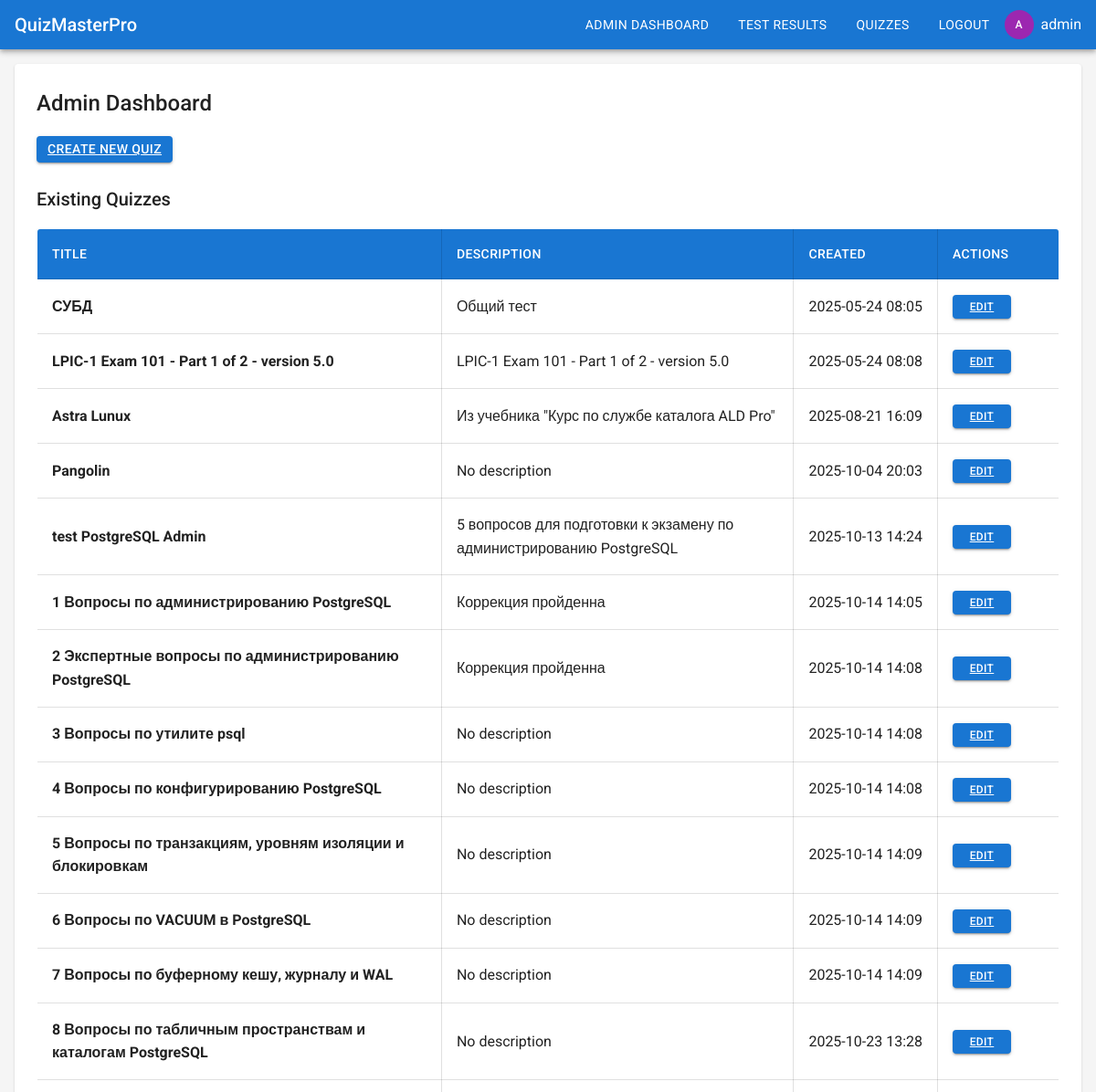
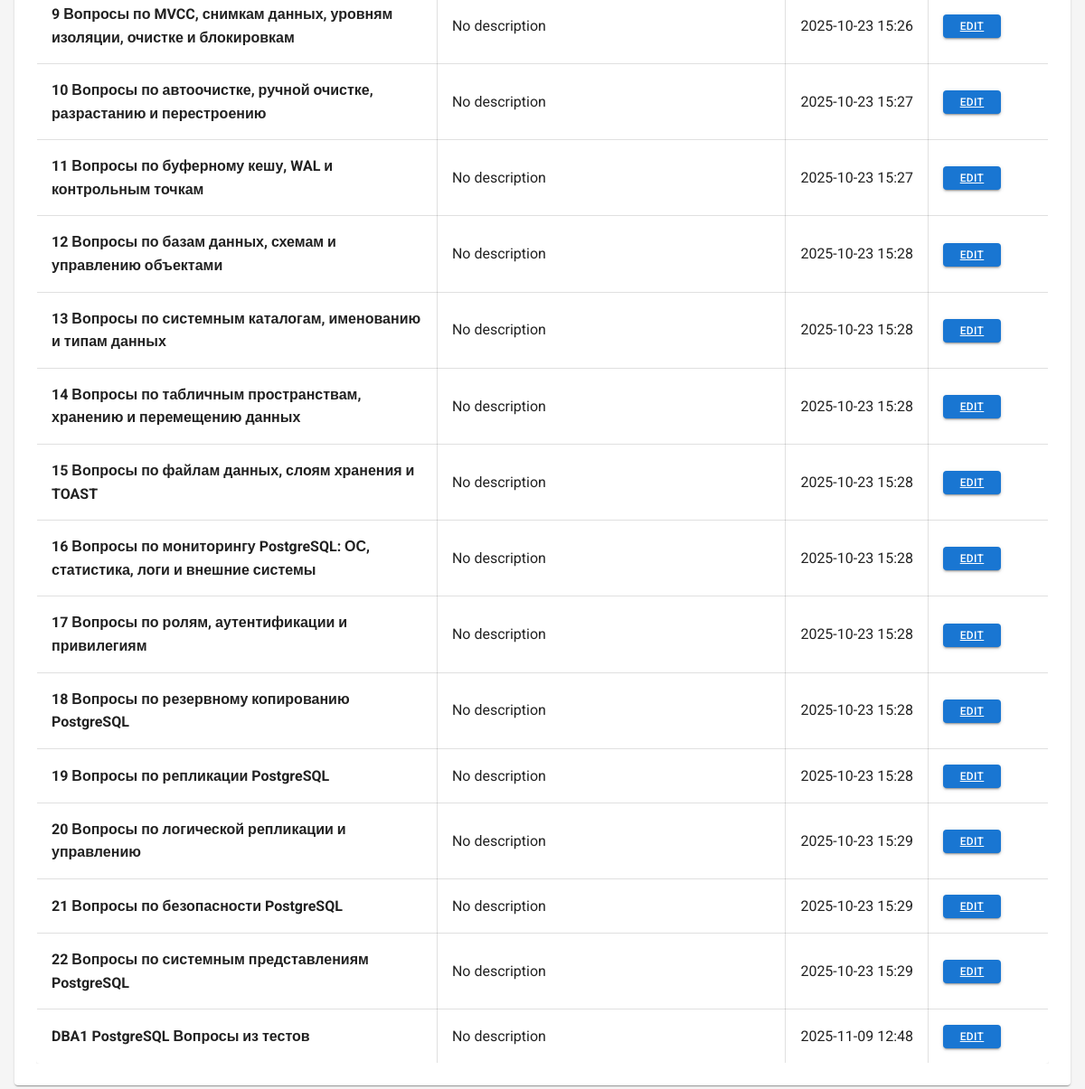
The page /admin (signed in) on the database its author committed (2 pictures, top to bottom).
### app/models.py (models this page shows, shortened)
class User(db.Model, UserMixin):
    id = db.Column(db.Integer, primary_key=True)
    username = db.Column(db.String(64), index=True, unique=True)
    password_hash = db.Column(db.String(128))
    is_admin = db.Column(db.Boolean, default=False)
    created_at = db.Column(db.DateTime, default=datetime.utcnow)

class Quiz(db.Model):
    id = db.Column(db.Integer, primary_key=True)
    title = db.Column(db.String(128), nullable=False)
    description = db.Column(db.Text)
    created_at = db.Column(db.DateTime, default=datetime.utcnow)
    created_by = db.Column(db.Integer, db.ForeignKey('user.id'))
    is_active = db.Column(db.Boolean, default=True)
    questions = db.relationship('Question', backref='quiz', lazy='dynamic', cascade='all, delete-orphan')

### app/routes/admin_routes.py (the view)
@admin_bp.route('/admin')
@admin_required
def dashboard():
    quizzes = Quiz.query.all()
    logger.info(f'Admin {current_user.username} accessed admin dashboard')
    return render_template('admin/dashboard.html', quizzes=quizzes)

### app/__init__.py (called while the page is built)
def create_app():
    app = Flask(__name__)
    app.config.from_object(Config)
    db.init_app(app)
    login_manager.init_app(app)
    login_manager.login_view = 'auth.login'
    from app.routes.main import main_bp
    from app.routes.auth_routes import auth_bp
    from app.routes.quiz_routes import quiz_bp
    from app.routes.admin_routes import admin_bp
    app.register_blueprint(main_bp)
    app.register_blueprint(auth_bp, url_prefix='/auth')
    app.register_blueprint(quiz_bp, url_prefix='/quizzes')
    app.register_blueprint(admin_bp)
    @login_manager.user_loader
    def load_user(user_id):
        from app.models import User
        return User.query.get(int(user_id))
    return app

### app/routes/admin_routes.py (called while the page is built)
def admin_required(f):
    @wraps(f)
    def decorated_function(*args, **kwargs):
        if not current_user.is_authenticated or not current_user.is_admin:
            logger.warning(f'Unauthorized access attempt by {current_user.username if current_user.is_authenticated else "anonymous"} to admin route')
            flash('Access denied. Admin privileges required.', 'error')
            return redirect(url_for('auth.login'))
        return f(*args, **kwargs)
    return decorated_function

### app/templates/admin/dashboard.html (shortened to what this page needs)
{% extends "base.html" %}
{% block content %}
<div class="card">
    <div class="card-content">
        <h2>Admin Dashboard</h2>
        <a href="{{ url_for('admin.create_quiz') }}" class="btn btn-primary mb-3">Create New Quiz</a>
        <h3>Existing Quizzes</h3>
        {% if quizzes %}
            <div class="table-responsive">
                <table class="table table-bordered table-hover">
                    <thead>
                        <tr>
                            <th>Title</th>
                            <th>Description</th>
                            <th style="white-space: nowrap;">Created</th>
                            <th style="min-width: 100px;">Actions</th>
                        </tr>
                    </thead>
                    <tbody>
                        {% for quiz in quizzes %}
                        <tr>
                            <td><strong>{{ quiz.title }}</strong></td>
                            <td>{{ quiz.description or 'No description' }}</td>
                            <td style="white-space: nowrap;">{{ quiz.created_at.strftime('%Y-%m-%d %H:%M') }}</td>
                            <td>
                                <a href="{{ url_for('admin.edit_quiz', quiz_id=quiz.id) }}" class="btn btn-primary btn-sm" style="white-space: nowrap;">Edit</a>
                            </td>
                        </tr>
                        {% endfor %}
                    </tbody>
                </table>
            </div>
        {% else %}
            <p>No quizzes available.</p>
        {% endif %}
    </div>
</div>
{% endblock %}

### app/templates/base.html (shortened to what this page needs)
<!DOCTYPE html>
<html lang="en">
<head>
    <link rel="stylesheet" href="{{ url_for('static', filename='css/material.css') }}">
</head>
<body>
    <nav class="navbar">
        <a href="{{ url_for('main.index') }}" class="navbar-brand">QuizMasterPro</a>
        <div class="navbar-menu">
            {% if current_user.is_authenticated %}
                {% if current_user.is_admin %}
                    <a href="{{ url_for('admin.dashboard') }}" class="navbar-item">Admin Dashboard</a>
                    <a href="{{ url_for('admin.results_overview') }}" class="navbar-item">Test Results</a>
                {% endif %}
                <a href="{{ url_for('quiz.list_quizzes') }}" class="navbar-item">Quizzes</a>
                <a href="{{ url_for('auth.logout') }}" class="navbar-item">Logout</a>
                <div class="user-info">
                    <span class="avatar">{{ current_user.username[0] | upper }}</span>
                    <span>{{ current_user.username }}</span>
                </div>
            {% else %}
                <a href="{{ url_for('auth.login') }}" class="navbar-item">Login</a>
            {% endif %}
        </div>
    </nav>
    <div class="container">
        {% block content %}
        {% endblock %}
    </div>
</body>
</html>

### app/static/css/material.css (style rules this page uses)
:root { --primary: #1976d2; --primary-dark: #1565c0; --primary-light: #42a5f5; --secondary: #9c27b0; --secondary-dark: #7b1fa2; --secondary-light: #ba68c8; --error: #d32f2f; --warning: #ed6c02; --info: #0288d1; --success: #2e7d32; --background: #f5f5f5; --surface: #ffffff; --text-primary: rgba(0, 0, 0, 0.87); --text-secondary: rgba(0, 0, 0, 0.6); --text-disabled: rgba(0, 0, 0, 0.38); --divider: rgba(0, 0, 0, 0.12); }
body { font-family: 'Roboto', sans-serif; margin: 0; padding: 0; background-color: var(--background); color: var(--text-primary); line-height: 1.6; }
h1, h2, h3, h4, h5, h6 { font-weight: 500; margin: 0 0 1rem 0; }
h2 { font-size: 1.5rem; }
h3 { font-size: 1.25rem; }
.container { max-width: 1200px; margin: 0 auto; padding: 1rem; }
.card { background: var(--surface); border-radius: 4px; box-shadow: 0 2px 1px -1px rgba(0,0,0,0.2), 0 1px 1px 0 rgba(0,0,0,0.14), 0 1px 3px 0 rgba(0,0,0,0.12); padding: 1.5rem; margin-bottom: 1.5rem; }
.btn { display: inline-flex; align-items: center; justify-content: center; padding: 0.25rem 0.75rem; border-radius: 4px; font-size: 0.875rem; font-weight: 500; text-transform: uppercase; letter-spacing: 0.02857em; cursor: pointer; border: none; transition: background-color 250ms cubic-bezier(0.4, 0, 0.2, 1) 0ms, box-shadow 250ms cubic-bezier(0.4, 0, 0.2, 1) 0ms, border 250ms cubic-bezier(0.4, 0, 0.2, 1) 0ms; min-width: 64px; box-shadow: 0 3px 1px -2px rgba(0,0,0,0.2), 0 2px 2px 0 rgba(0,0,0,0.14), 0 1px 5px 0 rgba(0,0,0,0.12); line-height: 1.5; }
.btn-primary { background-color: var(--primary); color: white; }
.btn-sm { padding: 0.25rem 0.5rem; font-size: 0.75rem; min-width: 48px; }
.navbar { background-color: var(--primary); color: white; padding: 0 1rem; box-shadow: 0 2px 4px -1px rgba(0,0,0,0.2), 0 4px 5px 0 rgba(0,0,0,0.14), 0 1px 10px 0 rgba(0,0,0,0.12); display: flex; justify-content: space-between; align-items: center; }
.navbar-brand { font-size: 1.25rem; font-weight: 500; text-decoration: none; color: white; }
.navbar-menu { display: flex; align-items: center; }
.navbar-item { padding: 1rem; color: white; text-decoration: none; font-size: 0.875rem; text-transform: uppercase; letter-spacing: 0.02857em; }
.user-info { display: flex; align-items: center; }
.avatar { width: 32px; height: 32px; border-radius: 50%; background-color: var(--secondary); color: white; display: flex; align-items: center; justify-content: center; margin-right: 0.5rem; font-size: 0.75rem; font-weight: 500; }
.mb-3 { margin-bottom: 1.5rem; }
.table-responsive { overflow-x: auto; margin: 1rem 0; }
.table { width: 100%; border-collapse: collapse; background-color: var(--surface); border-radius: 4px; overflow: hidden; box-shadow: 0 1px 3px rgba(0, 0, 0, 0.1); }
.table-bordered { border: 1px solid var(--divider); }
.table-bordered th, .table-bordered td { border: 1px solid var(--divider); }
.table th { background-color: var(--primary); color: white; font-weight: 500; text-align: left; padding: 1rem; font-size: 0.875rem; text-transform: uppercase; letter-spacing: 0.02857em; }
.table td { padding: 1rem; border-bottom: 1px solid var(--divider); color: var(--text-primary); transition: background-color 250ms cubic-bezier(0.4, 0, 0.2, 1) 0ms; }
.card-content .table-responsive:last-child { margin-bottom: 0; }

### rows shown on the page
User: username "A", username "admin"
Quiz: title "СУБД", description "Общий тест", created_at "2025-05-24 08:05"
Quiz: title "LPIC-1 Exam 101 - Part 1 of 2 - version 5.0", description "LPIC-1 Exam 101 - Part 1 of 2 - version 5.0", created_at "2025-05-24 08:08"
Quiz: title "Astra Lunux", description "Из учебника \"Курс по службе каталога ALD Pro\"", created_at "2025-08-21 16:09"
Quiz: title "Pangolin", description "No description", created_at "2025-10-04 20:03"
Quiz: title "test PostgreSQL Admin", description "5 вопросов для подготовки к экзамену по администрированию PostgreSQL", created_at "2025-10-13 14:24"
Quiz: title "1 Вопросы по администрированию PostgreSQL", description "Коррекция пройденна", created_at "2025-10-14 14:05"
Quiz: title "2 Экспертные вопросы по администрированию PostgreSQL", description "Коррекция пройденна", created_at "2025-10-14 14:08"
Quiz: title "3 Вопросы по утилите psql", description "No description", created_at "2025-10-14 14:08"
Quiz: title "4 Вопросы по конфигурированию PostgreSQL", description "No description", created_at "2025-10-14 14:08"
Quiz: title "5 Вопросы по транзакциям, уровням изоляции и блокировкам", description "No description", created_at "2025-10-14 14:09"
Quiz: title "6 Вопросы по VACUUM в PostgreSQL", description "No description", created_at "2025-10-14 14:09"
Quiz: title "7 Вопросы по буферному кешу, журналу и WAL", description "No description", created_at "2025-10-14 14:09"
Quiz: title "8 Вопросы по табличным пространствам и каталогам PostgreSQL", description "No description", created_at "2025-10-23 13:28"
Quiz: title "9 Вопросы по MVCC, снимкам данных, уровням изоляции, очистке и блокировкам", description "No description", created_at "2025-10-23 15:26"
Quiz: title "10 Вопросы по автоочистке, ручной очистке, разрастанию и перестроению", description "No description", created_at "2025-10-23 15:27"
Quiz: title "11 Вопросы по буферному кешу, WAL и контрольным точкам", description "No description", created_at "2025-10-23 15:27"
Quiz: title "12 Вопросы по базам данных, схемам и управлению объектами", description "No description", created_at "2025-10-23 15:28"
Quiz: title "13 Вопросы по системным каталогам, именованию и типам данных", description "No description", created_at "2025-10-23 15:28"
Quiz: title "14 Вопросы по табличным пространствам, хранению и перемещению данных", description "No description", created_at "2025-10-23 15:28"
Quiz: title "15 Вопросы по файлам данных, слоям хранения и TOAST", description "No description", created_at "2025-10-23 15:28"
Quiz: title "16 Вопросы по мониторингу PostgreSQL: ОС, статистика, логи и внешние системы", description "No description", created_at "2025-10-23 15:28"
Quiz: title "17 Вопросы по ролям, аутентификации и привилегиям", description "No description", created_at "2025-10-23 15:28"
Quiz: title "18 Вопросы по резервному копированию PostgreSQL", description "No description", created_at "2025-10-23 15:28"
Quiz: title "19 Вопросы по репликации PostgreSQL", description "No description", created_at "2025-10-23 15:28"
Quiz: title "20 Вопросы по логической репликации и управлению", description "No description", created_at "2025-10-23 15:29"
Quiz: title "21 Вопросы по безопасности PostgreSQL", description "No description", created_at "2025-10-23 15:29"
Quiz: title "22 Вопросы по системным представлениям PostgreSQL", description "No description", created_at "2025-10-23 15:29"
Quiz: title "DBA1 PostgreSQL Вопросы из тестов", description "No description", created_at "2025-11-09 12:48"
